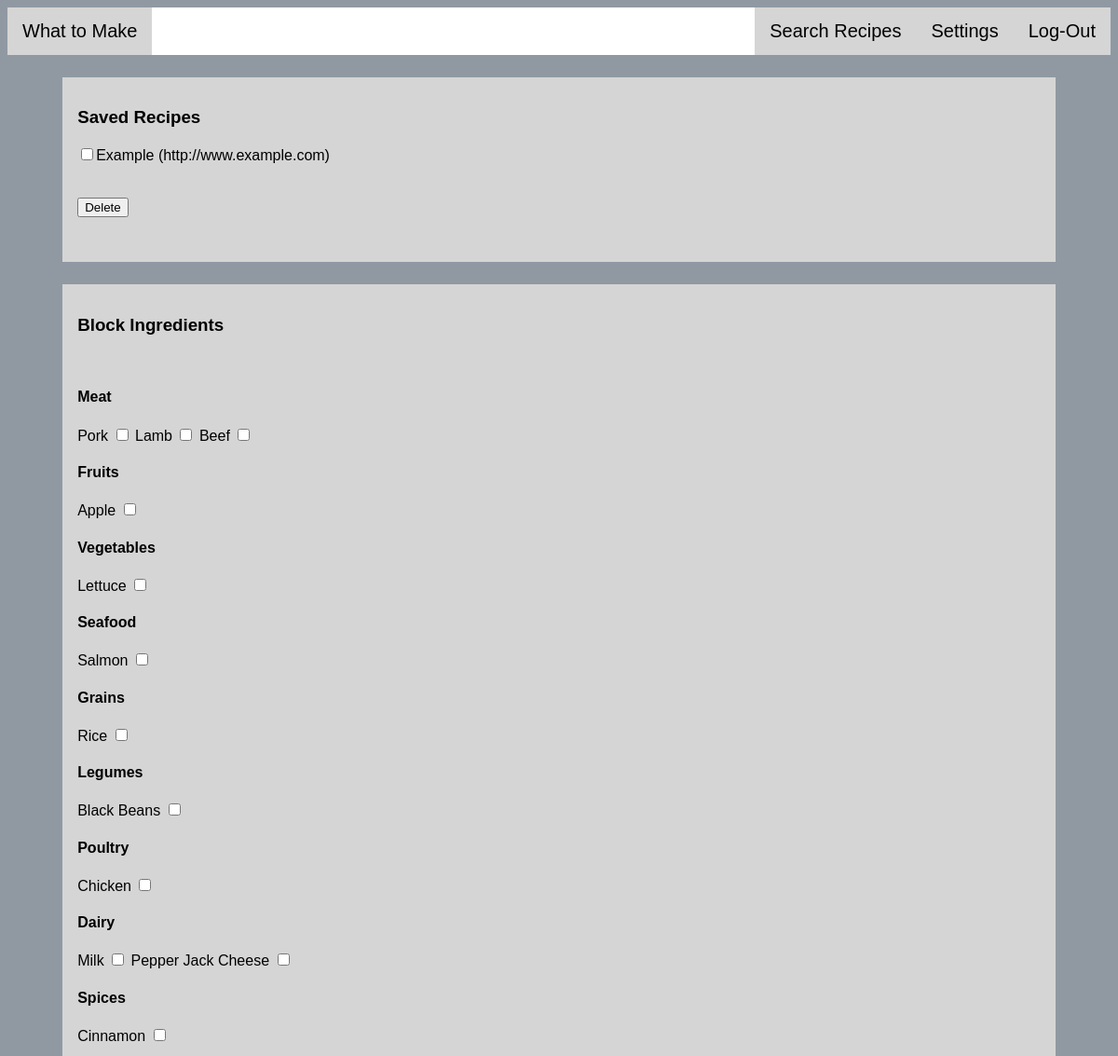
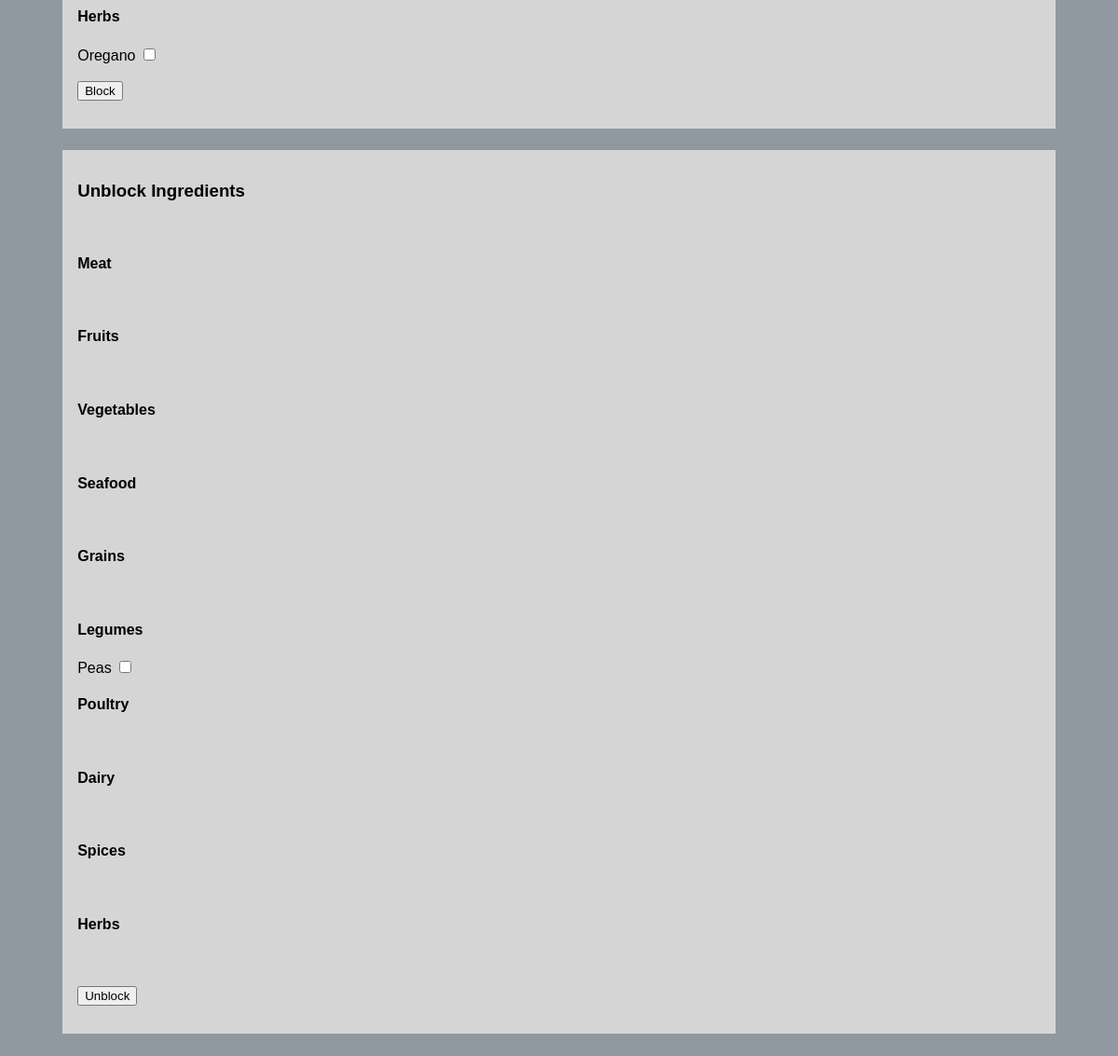
The page /search/profile/edit/ (signed in) on the database its author committed (2 pictures, top to bottom).
### search/models.py (models this page shows)
class Recipe(models.Model):
    title = models.CharField(max_length=200)
    url = models.URLField()
    ingredients = models.ManyToManyField(Ingredient, blank=True)
    def __str__(self):
        return self.title + " (" + self.url + ")"

class Ing_Type(models.Model):
    name = models.CharField(max_length=10)
    def __str__(self):
        return self.name

class Ingredient(models.Model):
    name = models.CharField(max_length=20)
    ing_type = models.ForeignKey(Ing_Type, on_delete=models.CASCADE)
    cost = models.PositiveSmallIntegerField()
    def __str__(self):
        return self.name

### search/views.py (the view)
def edit_profile(request):
    if request.user.is_authenticated() and request.method == 'POST':
        user = request.user
        for profile in Profile.objects.all():
            if profile.user == user:
                user_profile = profile
        ing_list = Ingredient.objects.all()
        recipe_list = request.POST.getlist('recipe[]')
        ing_toBlock = request.POST.getlist('ing_toBlock[]')
        ing_toUnblock = request.POST.getlist('unblock[]')
        for recipe in recipe_list:
            for rec in user_profile.saved.all():
                if recipe == rec.title:
                    user_profile.saved.remove(rec)
        for block in ing_toBlock:
            for ing in ing_list:
                if block == ing.name:
                    user_profile.blocked.add(ing)
        for unblock in ing_toUnblock:
            for block in user_profile.blocked.all():
                if unblock == block.name:
                    user_profile.blocked.remove(block)
        return redirect('edit_profile')
    elif request.user.is_authenticated():
        user = request.user
        for profile in Profile.objects.all():
            if profile.user == user:
                user_profile = profile
        template = loader.get_template('search/editProfile.html')
        type_list = Ing_Type.objects.all()
        ing_list = Ingredient.objects.all()
        context = {
            'profile': user_profile,
            'saved_recipes': user_profile.saved.all(),
            'type_list': type_list,
            'ing_list': ing_list,
            'block_list': user_profile.blocked.all()
        }
        return HttpResponse(template.render(context,request))
    else:
        return redirect('index')

### search/templates/search/editProfile.html (shortened to what this page needs)
{% load static %}
<html class='page'>
    <head>
        <link rel="stylesheet" type="text/css" href="{% static 'search/style.css' %}" />
    </head>
    <body>
        <div class='navbar'>
            <a href="{% url 'profile' %}" id='profLink'>What to Make</a>
            <a href="{% url 'logout_view' %}">Log-Out</a>
            <a href="{% url 'edit_profile' %}">Settings</a>
            <a href="{% url 'query' %}">Search Recipes</a>
        </div>
        <div class='content' id='saved'>
            <h3>Saved Recipes</h3>
            <form method="POST">
                {% for recipe in saved_recipes %}
                    <input type="checkbox" name="recipe[]" value={{ recipe }}>{{ recipe }}<br><br>
                {% endfor %}
                <br><input type="submit" value="Delete"><br><br>
            </form>
        </div>
        <div class='content' id='block'>
            <h3>Block Ingredients</h3>
            <form method="POST">
                {% for type in type_list %}
                    <br><h4>{{ type }}</h4>
                    {% for ing in ing_list %}
                        {% if ing.ing_type == type and ing not in block_list %}
                            {{ ing }} <input type="checkbox" name="ing_toBlock[]" value={{ ing }}>
                        {% endif %}
                    {% endfor %}
                {% endfor %}
                <br><br><input type="submit" value="Block">
            </form>
        </div>
        <div class='content' id='unblock'>
            <h3>Unblock Ingredients</h3>
            <form method="POST">
                {% for type in type_list %}
                    <br><h4>{{ type }}</h4>
                    {% for ing in block_list %}
                        {% if ing.ing_type == type %}
                            {{ ing }} <input type="checkbox" name="unblock[]" value={{ ing }}>
                        {% endif %}
                    {% endfor %}
                {% endfor %}
                <br><br><input type="submit" value="Unblock">
            </form>
        </div>
    </body>
</html>

### search/static/search/style.css (style rules this page uses)
.page { background: #9099a2 url("images/background2.jpg") no-repeat center fixed; background-size: cover; font-family: Arial, Helvetica, sans-serif; }
.navbar { background-color: #FFF; overflow: hidden; font-family: Arial, Helvetica, sans-serif; font-size: 20px; }
#profLink { float: left; display: block-inline; }
.navbar a { float: right; display: block; color: #000; text-align: center; padding: 14px 16px; text-decoration: none; background-color: #d5d5d5; }
.content { background-color: #d5d5d5; margin-top: 2%; margin-bottom: 2%; margin-left: 5%; margin-right: 5%; padding: 14px 16px; }
#saved { display: block; }
#block { display: block; }

### rows shown on the page
Recipe: title+url "Example (http://www.example.com)"
Ing_Type: name "Meat"
Ingredient: name "Pork"
Ingredient: name "Lamb"
Ingredient: name "Beef"
Ing_Type: name "Fruits"
Ingredient: name "Apple"
Ing_Type: name "Vegetables"
Ingredient: name "Lettuce"
Ing_Type: name "Seafood"
Ingredient: name "Salmon"
Ing_Type: name "Grains"
Ingredient: name "Rice"
Ing_Type: name "Legumes"
Ingredient: name "Black Beans"
Ing_Type: name "Poultry"
Ingredient: name "Chicken"
Ing_Type: name "Dairy"
Ingredient: name "Milk"
Ingredient: name "Pepper Jack Cheese"
Ing_Type: name "Spices"
Ingredient: name "Cinnamon"
Ing_Type: name "Herbs"
Ingredient: name "Oregano"
Ingredient: name "Peas"
